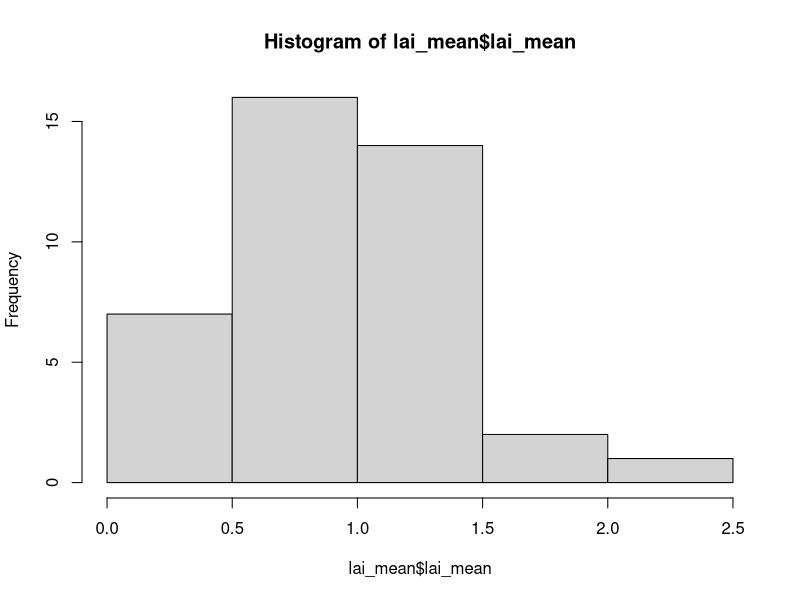
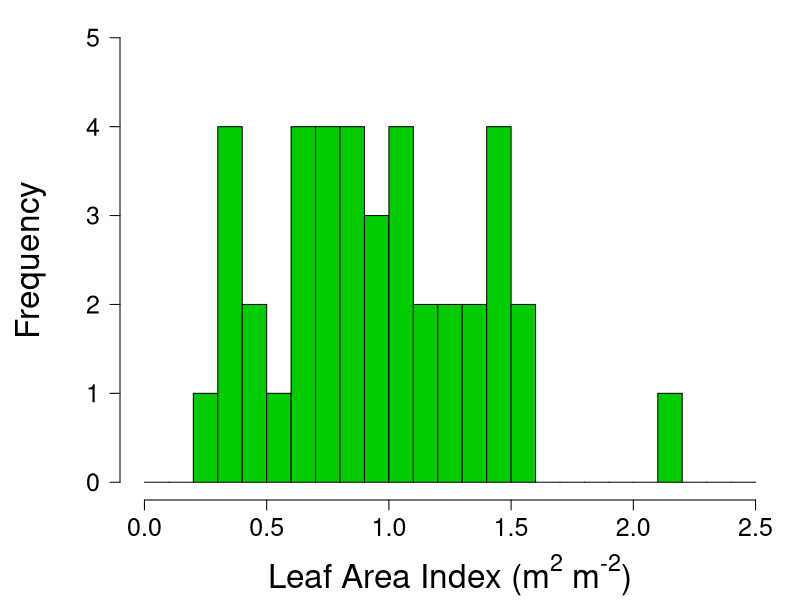

Generate these figures, in order, with R: (Note: this script raises an error after producing the figures.)
# Scipt for analyzing the mequite data
## The script proceeds as stated questions followed by the code to analyze the data
## in response to that stated question
### TTABS figures can be found by searching for TTABS

setwd("C:/Users/leah.ortiz/Documents/Git/mesquite_rangeland/analysis")

## install packages
install.packages('lme4')

## load libraries
library(tidyverse)
library(vioplot)
library(lme4)
library(car)
library(emmeans)

## read in data
sm = read.csv("../data/sm_clean.csv") # soil moisture
bm = read.csv("../data/bm_clean.csv") # biomass
lai = read.csv("../data/lai_clean.csv") # lai
sc = read.csv("../data/sc_clean.csv") # cover (species composition)

##########################################################################################
### Q1: What does the size distribution (in LAI) of the trees look like?
##########################################################################################
#### mean plot lai
lai_group_by_plot = group_by(lai, plot)
lai_mean = summarise(lai_group_by_plot, lai_mean = mean(lai))

#### create a histogram and get summary statistics
hist(lai_mean$lai_mean, breaks = 5)
mean(lai_mean$lai_mean)
sd(lai_mean$lai_mean) / sqrt(40)

#### TTABS ####
par(oma = c(0,0,0,0), mar = c(5, 6, 1, 1))
hist(lai_mean$lai_mean, breaks = seq(0, 2.5, 0.1), 
     ylim = c(0, 5), xlab = '', ylab ='', col = rgb(0, 0.8, 0, 1),
     yaxt = 'n', xaxt = 'n', main = '')
axis(1, seq(0, 2.5, 0.5), cex.axis = 1.5)
axis(2, seq(0, 5, 1), cex.axis = 1.5, las = 1)
mtext(side = 1, expression('Leaf Area Index (m'^'2' * ' m'^'-2' *')'), line = 4, cex = 2)
mtext(side = 2, expression('Frequency'), line = 3.5, cex = 2)
#### TTABS ####

##########################################################################################
### A1: LAI is fairly normal (center just below 1), but quite a big spread
##########################################################################################

##########################################################################################
### Q2: How does mesquite presence influence soil moisture?
##########################################################################################
#### run paired t-tests for all data and each date
sm_dates = levels(sm$date)
t.test(subset(sm, location == 'under')$vwc, subset(sm, location == 'away')$vwc,
       paired = T)
t.test(subset(sm, location == 'under' & date == sm_dates[1])$vwc, 
       subset(sm, location == 'away' & date == sm_dates[1])$vwc,
       paired = T)
t.test(subset(sm, location == 'under' & date == sm_dates[2])$vwc, 
       subset(sm, location == 'away' & date == sm_dates[2])$vwc,
       paired = T)
t.test(subset(sm, location == 'under' & date == sm_dates[3])$vwc, 
       subset(sm, location == 'away' & date == sm_dates[3])$vwc,
       paired = T)
t.test(subset(sm, location == 'under' & date == sm_dates[4])$vwc, 
       subset(sm, location == 'away' & date == sm_dates[4])$vwc,
       paired = T)
t.test(subset(sm, location == 'under' & date == sm_dates[5])$vwc, 
       subset(sm, location == 'away' & date == sm_dates[5])$vwc,
       paired = T)
t.test(subset(sm, location == 'under' & date == sm_dates[6])$vwc, 
       subset(sm, location == 'away' & date == sm_dates[6])$vwc,
       paired = T)
t.test(subset(sm, location == 'under' & date == sm_dates[7])$vwc, 
       subset(sm, location == 'away' & date == sm_dates[7])$vwc,
       paired = T)
t.test(subset(sm, location == 'under' & date == sm_dates[8])$vwc, 
       subset(sm, location == 'away' & date == sm_dates[8])$vwc,
       paired = T)

#### plot the data
sm_vioplot = vioplot(subset(sm, location == 'under')$vwc, 
                     subset(sm, location == 'away')$vwc,
                     ylim = c(0, 40), yaxt = 'n',
                     names = c('Under', 'Away'),
                     col = c('grey', 'yellow'))
axis(2, seq(0, 40, 10), las = 1)

sm_vioplot_date = plot(NULL, ylim = c(0, 40), xlim = c(1, 16), yaxt = 'n', xaxt = 'n',
                       ylab = '', xlab = '')
sm_vioplot_date = vioplot(subset(sm, location == 'under' & date == sm_dates[1])$vwc, 
                     subset(sm, location == 'away' & date == sm_dates[1])$vwc,
                     subset(sm, location == 'under' & date == sm_dates[2])$vwc, 
                     subset(sm, location == 'away' & date == sm_dates[2])$vwc,
                     subset(sm, location == 'under' & date == sm_dates[3])$vwc, 
                     subset(sm, location == 'away' & date == sm_dates[3])$vwc,
                     subset(sm, location == 'under' & date == sm_dates[4])$vwc, 
                     subset(sm, location == 'away' & date == sm_dates[4])$vwc,
                     subset(sm, location == 'under' & date == sm_dates[5])$vwc, 
                     subset(sm, location == 'away' & date == sm_dates[5])$vwc,
                     subset(sm, location == 'under' & date == sm_dates[6])$vwc, 
                     subset(sm, location == 'away' & date == sm_dates[6])$vwc,
                     subset(sm, location == 'under' & date == sm_dates[7])$vwc, 
                     subset(sm, location == 'away' & date == sm_dates[7])$vwc,
                     subset(sm, location == 'under' & date == sm_dates[8])$vwc, 
                     subset(sm, location == 'away' & date == sm_dates[8])$vwc,
                     add = T,
                     col = rep(c('grey', 'yellow'), times = 8),
                     ylab = '', xlab = '')
axis(2, seq(0, 40, 10), las = 1)
axis(1, seq(1, 8, 1), at = seq(1.5, 15.5, 2))
mtext(side = 1, 'Measurement Period', line = 3)
mtext(side = 2, 'VWC (%)', line = 3)
legend('topright', c('Under', 'Away'), pch = 16, col = c('grey', 'yellow'))

##########################################################################################
### A2: It's wetter outside of the mesquite area, but biggest difference in wet times
##########################################################################################

##########################################################################################
### Q3a: Is biomass different under the mesquite?
##########################################################################################
#### total biomass
##### make a dataframe with no litter
bm_nolitt = subset(bm, code != 'LITT')

##### create dateframe with correct columns for total biomass
bm_total_pre = data.frame(plot = rep(seq(1, 40), 2), 
                      location = c(rep('under', 40), rep('away', 40)),
                      date = rep('2018-09-22', times = 80))
nrow(bm_total_pre)

##### get total biomass for each plot (excluding dead stuff)
bm_total_group_by = group_by(bm_nolitt, date, plot, location)
bm_total_sums = summarise(bm_total_group_by, weight_sum = sum(weight))

##### combine sums into data fram with zeros
bm_total = left_join(bm_total_pre, bm_total_sums)
head(bm_total)
bm_total$weight_sum[is.na(bm_total$weight_sum)] = 0
head(bm_total)
tail(bm_total)

##### run the analysis
t.test(subset(bm_total, location == 'under')$weight_sum, 
       subset(bm_total, location == 'away')$weight_sum,
       paired = T)

#### TTABS ####
par(oma = c(0, 2, 1, 1))
bm_boxplot = plot(weight_sum * 4 ~ location, data = bm_total,
                  col = c('orange', 'blue'),
                  outcol = c('orange', 'blue'),
                  outpch = 16,
                  yaxt = 'n', xaxt = 'n',
                  ylab ='', xlab = '',
                  ylim = c(0, 150))
axis(1, at = c(1, 2), c('Outside', 'Under'), cex.axis = 2)
axis(2, seq(0, 150, 50), cex.axis = 1.5, las = 1)
mtext(side = 2, expression('Understory Biomass (g m'^'-2' *')'), cex = 2, line = 4)
text(2.2, 145, 'p = 0.054', cex = 1.8)

# bm_dot = ggplot(bm_total, aes(x=location, y=weight_sum, fill = location)) +
#                 geom_boxplot(fill = 'white') +
#                 geom_dotplot(binaxis = 'y', stackdir = 'center') +
#                 theme_minimal() +
#                 labs(x = 'Location', y = 'Total Biomass (g)')
# bm_dot + scale_fill_manual(values = c('blue', 'orange')) + 
#          theme(legend.position="none") +
#          scale_y_continuous(limit = c(0, 40)) +
#          scale_x_discrete(labels = c('away' = 'Outside', 'under' = 'Under'))
#          theme(axis.text.y = element_text(size = 20, color = 'black')) +
#          theme(axis.text.x = element_text(size = 20, color = 'black'))
#### TTABS ####


##########################################################################################
### A3a: Slightly lower under the mesquite, but not significantly different
##########################################################################################

##########################################################################################
### Q3b: Does biomass result vary by lifeform?
##########################################################################################
##### create dateframe with correct columns for biomass by lifeform type
bm_lifeform_pre = data.frame(plot = rep(seq(1, 40), 8), 
                          location = c(rep('under', 160), rep('away', 160)),
                          lifeform = rep(c(rep(levels(bm$lifeform)[1], 40),
                                           rep(levels(bm$lifeform)[2], 40),
                                           rep(levels(bm$lifeform)[3], 40),
                                           rep(levels(bm$lifeform)[4], 40)), 2),
                          date = rep('2018-09-22', times = 320))
nrow(bm_lifeform_pre)

##### get lifeform biomass for each plot
bm_lifeform_group_by = group_by(bm, date, plot, location, lifeform)
bm_lifeform_sums = summarise(bm_lifeform_group_by, weight_sum = sum(weight))

##### combine sums into data fram with zeros
bm_lifeform = left_join(bm_lifeform_pre, bm_lifeform_sums)
head(bm_lifeform)
bm_lifeform$weight_sum[is.na(bm_lifeform$weight_sum)] = 0
head(bm_lifeform)
tail(bm_lifeform)

##### separate out the different lifeforms
bm_lifeform_forb = subset(bm_lifeform, lifeform == 'Forb')
bm_lifeform_grass = subset(bm_lifeform, lifeform == 'Grass')
bm_lifeform_litter = subset(bm_lifeform, lifeform == 'LITT')
bm_lifeform_tree = subset(bm_lifeform, lifeform == 'Shrub/tree')

##### run the analysis
t.test(subset(bm_lifeform_forb, location == 'under')$weight_sum, 
       subset(bm_lifeform_forb, location == 'away')$weight_sum,
       paired = T) # slightly more fobs under
t.test(subset(bm_lifeform_grass, location == 'under')$weight_sum, 
       subset(bm_lifeform_grass, location == 'away')$weight_sum,
       paired = T) # more grass away!
t.test(subset(bm_lifeform_litter, location == 'under')$weight_sum, 
       subset(bm_lifeform_litter, location == 'away')$weight_sum,
       paired = T) # more litter away!
t.test(subset(bm_lifeform_tree, location == 'under')$weight_sum, 
       subset(bm_lifeform_tree, location == 'away')$weight_sum,
       paired = T) # nothing with trees (only one tree plot)

#### grass ratio
grass_ratio = bm_lifeform_grass$weight_sum / 
  rowSums(cbind(bm_lifeform_forb$weight_sum, bm_lifeform_grass$weight_sum, 
      bm_lifeform_tree$weight_sum))

grass_ratio_df = data.frame(bm_lifeform_grass[, c(1,2)], grass_ratio = grass_ratio)

t.test(subset(grass_ratio_df, location == 'under')$grass_ratio,
       subset(grass_ratio_df, location == 'away')$grass_ratio,
       paired = T)

#### forb ratio
forb_ratio = bm_lifeform_forb$weight_sum / 
  rowSums(cbind(bm_lifeform_forb$weight_sum, bm_lifeform_grass$weight_sum, 
                bm_lifeform_tree$weight_sum))

forb_ratio_df = data.frame(bm_lifeform_forb[, c(1,2)], forb_ratio = forb_ratio)

t.test(subset(forb_ratio_df, location == 'under')$forb_ratio,
       subset(forb_ratio_df, location == 'away')$forb_ratio,
       paired = T)


#### plot out grass ratio results
grass_ratio_vioplot = plot(NULL, ylim = c(0, 1.2), xlim = c(0, 3), yaxt = 'n', 
                           xaxt = 'n', ylab = '', xlab = '')
grass_ratio_vioplot = vioplot(subset(grass_ratio_df, location == 'under')$grass_ratio,
                              subset(grass_ratio_df, location == 'away')$grass_ratio,
                              add = T, col = c('grey', 'yellow'))
axis(2, seq(0, 1, 0.2), las = 1)
axis(1, c('under', 'away'), at = c(1, 2))
mtext(side = 2, 'Grass ratio', line = 3)
text(1, 1.1, paste(round(mean(subset(grass_ratio_df, location == 'under')$grass_ratio, 
                              na.rm =T), 2),
                   '±',
                   round(sd(subset(grass_ratio_df, location == 'under')$grass_ratio, 
                            na.rm =T) / sqrt(40), 2),
                   sep = ' '))
text(2, 1.1, paste(round(mean(subset(grass_ratio_df, location == 'away')$grass_ratio, 
                              na.rm =T), 2),
                   '±',
                   round(sd(subset(grass_ratio_df, location == 'away')$grass_ratio, 
                            na.rm =T) / sqrt(40), 2),
                   '*',
                   sep = ' '))
#legend('topright', c('Under', 'Away'), pch = 16, col = c('grey', 'yellow'))

#### plot out the lifeform results
bm_lifeform_vioplot = plot(NULL, ylim = c(0, 40), xlim = c(0, 5), yaxt = 'n', 
                           xaxt = 'n', ylab = '', xlab = '')
bm_lifeform_vioplot = vioplot(subset(bm_lifeform_grass, location == 'under')$weight_sum,
                              subset(bm_lifeform_grass, location == 'away')$weight_sum,
                              subset(bm_lifeform_forb, location == 'under')$weight_sum,
                              subset(bm_lifeform_forb, location == 'away')$weight_sum,
                              add = T,
                              col = rep(c('grey', 'yellow'), times = 2),
                              ylab = '', xlab = '')
axis(2, seq(0, 40, 10), las = 1)
axis(1, c('grass', 'forb'), at = c(1.5, 3.5))
mtext(side = 2, 'Biomass (g)', line = 3)
legend('topright', c('Under', 'Away'), pch = 16, col = c('grey', 'yellow'))

#### TTABS ####
grass_ratio_boxplot = boxplot(grass_ratio * 100 ~ location, data = grass_ratio_df,
                  col = c('orange', 'blue'),
                  outcol = c('orange', 'blue'),
                  outpch = 16,
                  yaxt = 'n', xaxt = 'n',
                  ylab ='', xlab = '',
                  ylim = c(0, 115))
axis(1, at = c(1, 2), c('Outside', 'Under'), cex.axis = 2)
axis(2, seq(0, 100, 25), cex.axis = 1.5, las = 1)
mtext(side = 2, 'Grass Biomass (%)', cex = 2.4, line = 4)
text(2.2, 109, 'p < 0.05', cex = 1.8)
#### TTABS ####

#### TTABS ####
forb_ratio_boxplot = boxplot(forb_ratio * 100 ~ location, data = forb_ratio_df,
                              col = c('orange', 'blue'),
                              outcol = c('orange', 'blue'),
                              outpch = 16,
                              yaxt = 'n', xaxt = 'n',
                              ylab ='', xlab = '',
                              ylim = c(0, 115))
axis(1, at = c(1, 2), c('Outside', 'Under'), cex.axis = 2)
axis(2, seq(0, 100, 25), cex.axis = 1.5, las = 1)
mtext(side = 2, 'Forb Biomass (%)', cex = 2.4, line = 4)
text(2.2, 109, 'p < 0.05', cex = 1.8)
#### TTABS ####

#### TTABS ####
grass_forb_boxplot = boxplot(subset(bm_lifeform_grass, location == 'away')$weight_sum * 4,
                            subset(bm_lifeform_grass, location == 'under')$weight_sum * 4,
                            subset(bm_lifeform_forb, location == 'away')$weight_sum * 4,
                            subset(bm_lifeform_forb, location == 'under')$weight_sum * 4,
                           col = c('orange', 'blue'),
                           outcol = c('orange', 'blue'),
                           outpch = 16,
                           yaxt = 'n', xaxt = 'n',
                           ylab ='', xlab = '',
                           ylim = c(0, 80),
                           outline = F)
axis(1, at = c(1.5, 3.5), c('Grass', 'Forb'), cex.axis = 2)
axis(2, seq(0, 80, 20), cex.axis = 1.5, las = 1)
mtext(side = 2, expression('Understory Biomass (g m'^'-2' *')'), cex = 1.6, line = 4)
legend('topright', c('Outside', 'Under'), pch = 15, col = c('orange', 'blue'), cex = 2)
#### TTABS ####

##########################################################################################
### A3b: less grass and more forbs under the mesquite
##########################################################################################


##########################################################################################
### Q3c: are there biomass differences by family (fabaceae in particular)?
##########################################################################################
#### are there many legumes?
levels(bm_nolitt$family)
subset(bm_nolitt, family == 'Fabaceae') # nope...

##########################################################################################
### A3c: not enough fabaceae for an interesting comparison
##########################################################################################


##########################################################################################
### Q4c: is species richness different under the mesquite?
##########################################################################################
#### 
bm_richness_pre = data.frame(plot = rep(seq(1, 40), 2), 
                          location = c(rep('under', 40), rep('away', 40)),
                          date = rep('2018-09-22', times = 80))
nrow(bm_richness_pre)

#### calculate species richness per plot type (for non-litter)
bm_richness_group_by = group_by(bm_nolitt, date, plot, location)
bm_richness_sums = summarise(bm_richness_group_by, richness = n())

##### combine richness into data fram with zeros
bm_richness = left_join(bm_richness_pre, bm_richness_sums)
head(bm_richness)
bm_richness$richness[is.na(bm_richness$richness)] = 0
head(bm_richness)
tail(bm_richness)

##### run the analysis
t.test(subset(bm_richness, location == 'under')$richness, 
       subset(bm_richness, location == 'away')$richness,
       paired = T)

##########################################################################################
### A4c: species richness is generally the same
##########################################################################################

##########################################################################################
### Q5a: does tree size matter for soil moisture effect?
##########################################################################################
#### calculate average soil moisture effect across dates and create new data frame
sm_under = subset(sm, location == "under")
sm_away = subset(sm, location == "away")
sm_effect = ((sm_away$vwc - sm_under$vwc) / sm_away$vwc) * 100
sm_effect_df = data.frame(sm_under[, c(2,3)], sm_effect = sm_effect)

sm_effect_df_group_by_plot = group_by(sm_effect_df, plot)
sm_effect_df_mean = summarise(sm_effect_df_group_by_plot, 
                              sm_effect_mean = mean(sm_effect))

#### get average lai for each tree
lai_group_by_plot = group_by(lai, plot)
lai_mean = summarise(lai_group_by_plot, lai_mean = mean(lai))
head(lai_mean)
nrow(lai_mean)

sm_effect_df_mean_lai = left_join(sm_effect_df_mean, lai_mean)
head(sm_effect_df_mean_lai)
nrow(sm_effect_df_mean_lai)

#### run regression
plot(sm_effect_df_mean_lai$sm_effect_mean ~ 
       sm_effect_df_mean_lai$lai_mean) # not much there
sm_effect_df_mean_lai_lm = lm(sm_effect_df_mean_lai$sm_effect_mean ~ 
                                sm_effect_df_mean_lai$lai_mean) # not much there
anova(sm_effect_df_mean_lai_lm) # nada

##########################################################################################
### A5a: tree size does not matter for soil moisture effect
##########################################################################################


##########################################################################################
### Q5b: does tree size matter for biomass effect?
##########################################################################################
#### calculate average total biomass effect across dates and create new data frame
bm_total_under = subset(bm_total, location == "under")
bm_total_away = subset(bm_total, location == "away")
bm_total_effect = ((bm_total_away$weight_sum - bm_total_under$weight_sum) / 
                     bm_total_away$weight_sum) * 100
bm_total_effect_df = data.frame(plot = bm_total_under[, 1], 
                                bm_total_effect = bm_total_effect)

bm_total_effect_df_lai = left_join(bm_total_effect_df, lai_mean)
head(bm_total_effect_df_lai)
nrow(bm_total_effect_df_lai)

#### run regression
bm_total_effect_df_lai_sub = subset(bm_total_effect_df_lai, bm_total_effect > -5000)
plot(bm_total_effect_df_lai_sub$bm_total_effect ~ 
       bm_total_effect_df_lai_sub$lai_mean, ylim = c(-100, 100)) # not much there
bm_total_effect_df_mean_lai_lm = lm(bm_total_effect_df_lai_sub$bm_total_effect ~ 
                                      bm_total_effect_df_lai_sub$lai_mean) # not much there
anova(bm_total_effect_df_mean_lai_lm) # nada

##########################################################################################
### A5b: tree size doesn't seem to matter for biomass effect
##########################################################################################


##########################################################################################
### Q6a: does mesquite influence species richness?
##########################################################################################
#### remove litter and bareground from cover data
sc_live = subset(sc, code != 'BARE' & code != 'LITT')

#### calculate richness
sc_richness_pre = data.frame(plot = rep(seq(1, 40), 2), 
                             location = c(rep('under', 40), rep('away', 40)),
                             date = rep('2018-09-22', times = 80))
nrow(sc_richness_pre)

#### calculate species richness per plot type (for non-litter)
sc_richness_group_by = group_by(sc_live, date, plot, location)
sc_richness_sums = summarise(sc_richness_group_by, richness = n())

##### combine richness into data fram with zeros
sc_richness = left_join(sc_richness_pre, sc_richness_sums)
head(sc_richness)
sc_richness$richness[is.na(sc_richness$richness)] = 0
head(sc_richness)
tail(sc_richness)

##### run the analysis
t.test(subset(sc_richness, location == 'under')$richness, 
       subset(sc_richness, location == 'away')$richness,
       paired = T)

##########################################################################################
### A6a: richness is the same under the mesquite
##########################################################################################

##########################################################################################
### Q6b: does mesquite influence species diversity?
##########################################################################################
#### diversity is Shannon's diversity (D) where
#### H = -sum(percent cover * log(percent cover))
#### probably need to recalculate the cover as cover relative to living cover of the plot

#### get total living biomass of the each plot
sc_live_group_by_plot = group_by(sc_live, date, plot, location)
sc_live_sums = summarise(sc_live_group_by_plot, cover_sum = sum(cover))

#### join cover sums to sc_live
sc_live_revised = left_join(sc_live, sc_live_sums)

#### get relative cover
sc_live_revised$cover_revised = sc_live_revised$cover / sc_live_revised$cover_sum

#### do diversity calcs
sc_live_revised$logcover = log(sc_live_revised$cover_revised) # percent cover squared

#### calculate diversity
sc_diversity_pre = data.frame(plot = rep(seq(1, 40), 2), 
                             location = c(rep('under', 40), rep('away', 40)),
                             date = rep('2018-09-22', times = 80))
nrow(sc_diversity_pre)

#### get sum of cover2 by plot
sc_diversity_group_by = group_by(sc_live_revised, date, plot, location)
sc_diversity_sums = summarise(sc_diversity_group_by, logcover_sum = sum(logcover))

#### calculate diversity
sc_diversity_sums$H = -sc_diversity_sums$logcover_sum

##### combine diversity into data fram with zeros
sc_diversity = left_join(sc_diversity_pre, sc_diversity_sums)
head(sc_diversity)
sc_diversity$H[is.na(sc_diversity$H)] = 0
head(sc_diversity)
tail(sc_diversity)

##### run the analysis
t.test(subset(sc_diversity, location == 'under')$H, 
       subset(sc_diversity, location == 'away')$H,
       paired = T)
hist(sc_diversity$H) # no difference
plot(H ~ location, sc_diversity)

#### TTABS ####
bm_boxplot = plot(H ~ location, data = sc_diversity,
                  col = c('orange', 'blue'),
                  outcol = c('orange', 'blue'),
                  outpch = 16,
                  yaxt = 'n', xaxt = 'n',
                  ylab ='', xlab = '',
                  ylim = c(0, 12))
axis(1, at = c(1, 2), c('Outside', 'Under'), cex.axis = 2)
axis(2, seq(0, 12, 4), cex.axis = 1.5, las = 1)
mtext(side = 2, 'Shannon Diversity (H)', cex = 1.6, line = 4)
text(2.2, 11, 'p = 0.82', cex = 1.8)
#### TTABS ####

##########################################################################################
### A6b: diversity is the same under the mesquite
##########################################################################################


##########################################################################################
### Q6c: is evenness the same under the mesquite?
##########################################################################################
#### here we're defining evenness as diversity divided by richness

#### put diversity and richness data together
sc_evenness = left_join(sc_richness, sc_diversity)
head(sc_evenness)

#### calculate evenness
sc_evenness$evenness = sc_evenness$H / sc_evenness$richness

#### run analysis
t.test(subset(sc_evenness, location == 'under')$evenness, 
       subset(sc_evenness, location == 'away')$evenness,
       paired = T)
hist(sc_evenness$evenness) # no difference
plot(evenness ~ location, sc_evenness)

##########################################################################################
### A6c: evenness is the same under the mesquite
##########################################################################################
